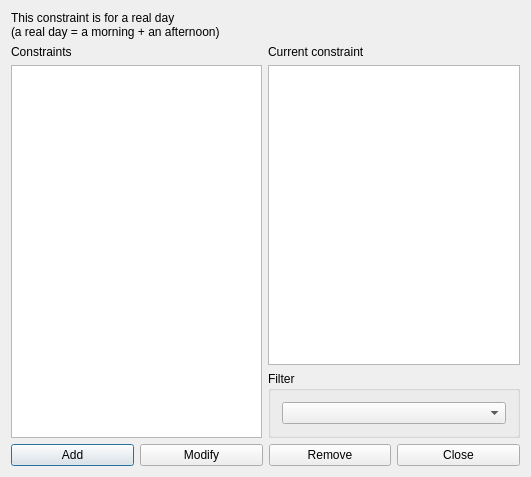
<?xml version="1.0" encoding="UTF-8"?>
<ui version="4.0">
 <class>ConstraintStudentsSetMaxBuildingChangesPerRealDayForm_template</class>
 <widget class="QDialog" name="ConstraintStudentsSetMaxBuildingChangesPerRealDayForm_template">
  <property name="geometry">
   <rect>
    <x>0</x>
    <y>0</y>
    <width>531</width>
    <height>477</height>
   </rect>
  </property>
  <property name="windowTitle">
   <string extracomment="This is the title of the dialog to see the list of all constraints of this type">Constraints students set max building changes per real day</string>
  </property>
  <layout class="QGridLayout" name="gridLayout_2">
   <item row="0" column="0" colspan="2">
    <widget class="QLabel" name="label">
     <property name="text">
      <string>This constraint is for a real day
(a real day = a morning + an afternoon)</string>
     </property>
    </widget>
   </item>
   <item row="1" column="0" rowspan="2">
    <layout class="QVBoxLayout" name="verticalLayout">
     <item>
      <widget class="QLabel" name="constraintsTextLabel">
       <property name="frameShape">
        <enum>QFrame::NoFrame</enum>
       </property>
       <property name="frameShadow">
        <enum>QFrame::Plain</enum>
       </property>
       <property name="text">
        <string>Constraints</string>
       </property>
       <property name="wordWrap">
        <bool>false</bool>
       </property>
      </widget>
     </item>
     <item>
      <widget class="QListWidget" name="constraintsListWidget"/>
     </item>
    </layout>
   </item>
   <item row="1" column="1">
    <layout class="QVBoxLayout" name="verticalLayout_2">
     <item>
      <widget class="QLabel" name="currentConstraintTextLabel">
       <property name="text">
        <string>Current constraint</string>
       </property>
       <property name="wordWrap">
        <bool>false</bool>
       </property>
      </widget>
     </item>
     <item>
      <widget class="QPlainTextEdit" name="currentConstraintTextEdit"/>
     </item>
    </layout>
   </item>
   <item row="2" column="1">
    <widget class="QGroupBox" name="filterGroupBox">
     <property name="title">
      <string>Filter</string>
     </property>
     <layout class="QGridLayout" name="gridLayout">
      <item row="0" column="0">
       <widget class="QComboBox" name="studentsComboBox"/>
      </item>
     </layout>
    </widget>
   </item>
   <item row="3" column="0" colspan="2">
    <layout class="QHBoxLayout" name="horizontalLayout">
     <item>
      <widget class="QPushButton" name="addConstraintPushButton">
       <property name="text">
        <string>Add</string>
       </property>
      </widget>
     </item>
     <item>
      <widget class="QPushButton" name="modifyConstraintPushButton">
       <property name="text">
        <string>Modify</string>
       </property>
      </widget>
     </item>
     <item>
      <widget class="QPushButton" name="removeConstraintPushButton">
       <property name="text">
        <string>Remove</string>
       </property>
      </widget>
     </item>
     <item>
      <widget class="QPushButton" name="closePushButton">
       <property name="text">
        <string>Close</string>
       </property>
      </widget>
     </item>
    </layout>
   </item>
  </layout>
 </widget>
 <layoutdefault spacing="6" margin="11"/>
 <resources/>
 <connections/>
</ui>
